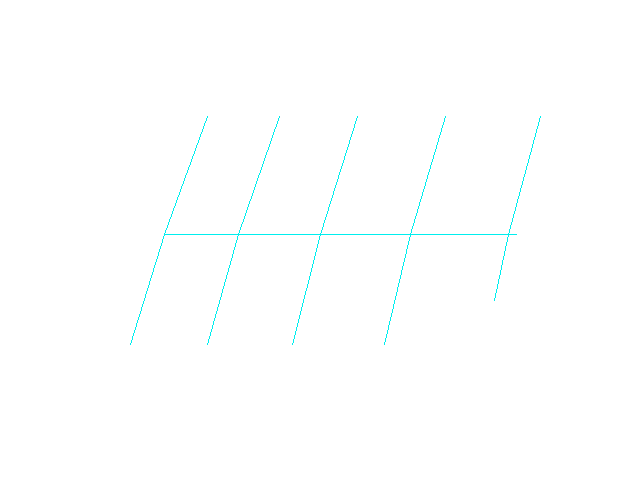

Write gnuplot code to recreate this figure.
set key off
unset xtics
unset ytics
unset ztics
unset border
set xrange[5000:5880]
set yrange[0:1920]
set zrange[2900:3500]
set view 90,125
set term png
set output "/home/declan/NetBeansProjects/SpXDevelWeb/build/web/output/newtest.png"
splot "/home/declan/NetBeansProjects/SpXDevelWeb/build/web/output/BoosterStage.dat" u 2:3:4 w l ls 8, "/home/declan/NetBeansProjects/SpXDevelWeb/build/web/output/SecondStage.dat" u 2:3:4 w l ls 9, "/home/declan/NetBeansProjects/SpXDevelWeb/build/web/output/coast.output.txt" u 1:2:3 w l ls 9, "/home/declan/NetBeansProjects/SpXDevelWeb/build/web/output/Earth.output.txt" u 1:2:3 w l ls 5, "/home/declan/NetBeansProjects/SpXDevelWeb/build/web/output/hazard.output.txt" u 1:2:3 w l ls 9
